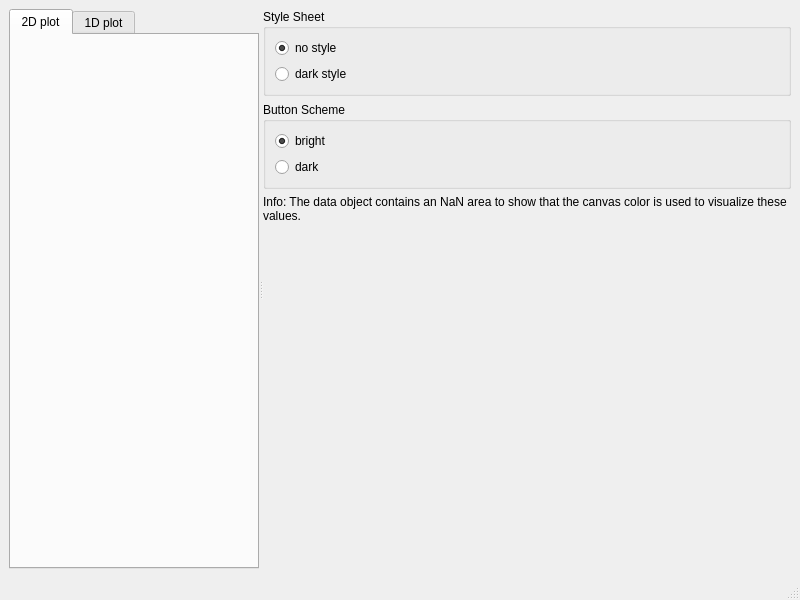
<?xml version="1.0" encoding="UTF-8"?>
<ui version="4.0">
 <class>MainWindow</class>
 <widget class="QMainWindow" name="MainWindow">
  <property name="geometry">
   <rect>
    <x>0</x>
    <y>0</y>
    <width>800</width>
    <height>600</height>
   </rect>
  </property>
  <property name="windowTitle">
   <string>Style Sheet Demo</string>
  </property>
  <widget class="QWidget" name="centralwidget">
   <layout class="QVBoxLayout" name="verticalLayout_3">
    <item>
     <widget class="QSplitter" name="splitter">
      <property name="orientation">
       <enum>Qt::Horizontal</enum>
      </property>
      <widget class="QTabWidget" name="tabWidget">
       <property name="currentIndex">
        <number>0</number>
       </property>
       <widget class="QWidget" name="tab">
        <attribute name="title">
         <string>2D plot</string>
        </attribute>
        <layout class="QHBoxLayout" name="horizontalLayout">
         <item>
          <widget class="Itom2dQwtPlot" name="plot2d">
           <property name="buttonSet">
            <enum>ItomQwtDObjFigure::StyleBright</enum>
           </property>
          </widget>
         </item>
        </layout>
       </widget>
       <widget class="QWidget" name="tab_2">
        <attribute name="title">
         <string>1D plot</string>
        </attribute>
        <layout class="QHBoxLayout" name="horizontalLayout_2">
         <item>
          <widget class="Itom1DQwtPlot" name="plot1d"/>
         </item>
        </layout>
       </widget>
      </widget>
      <widget class="QWidget" name="layoutWidget">
       <layout class="QVBoxLayout" name="verticalLayout_2">
        <item>
         <widget class="QGroupBox" name="groupBox">
          <property name="title">
           <string>Style Sheet</string>
          </property>
          <layout class="QVBoxLayout" name="verticalLayout">
           <item>
            <widget class="QRadioButton" name="radioNoStyle">
             <property name="text">
              <string>no style</string>
             </property>
             <property name="checked">
              <bool>true</bool>
             </property>
            </widget>
           </item>
           <item>
            <widget class="QRadioButton" name="radioDarkStyle">
             <property name="text">
              <string>dark style</string>
             </property>
            </widget>
           </item>
          </layout>
         </widget>
        </item>
        <item>
         <widget class="QGroupBox" name="groupBox_2">
          <property name="title">
           <string>Button Scheme</string>
          </property>
          <layout class="QVBoxLayout" name="verticalLayout_4">
           <item>
            <widget class="QRadioButton" name="radioButtonBright">
             <property name="text">
              <string>bright</string>
             </property>
             <property name="checked">
              <bool>true</bool>
             </property>
            </widget>
           </item>
           <item>
            <widget class="QRadioButton" name="radioButtonDark">
             <property name="text">
              <string>dark</string>
             </property>
            </widget>
           </item>
          </layout>
         </widget>
        </item>
        <item>
         <widget class="QLabel" name="label">
          <property name="text">
           <string>Info: The data object contains an NaN area to show that the canvas color is used to visualize these values.</string>
          </property>
          <property name="wordWrap">
           <bool>true</bool>
          </property>
         </widget>
        </item>
        <item>
         <spacer name="verticalSpacer">
          <property name="orientation">
           <enum>Qt::Vertical</enum>
          </property>
          <property name="sizeHint" stdset="0">
           <size>
            <width>20</width>
            <height>40</height>
           </size>
          </property>
         </spacer>
        </item>
       </layout>
      </widget>
     </widget>
    </item>
   </layout>
  </widget>
  <widget class="QMenuBar" name="menubar">
   <property name="geometry">
    <rect>
     <x>0</x>
     <y>0</y>
     <width>800</width>
     <height>21</height>
    </rect>
   </property>
  </widget>
  <widget class="QStatusBar" name="statusbar"/>
 </widget>
 <customwidgets>
  <customwidget>
   <class>Itom1DQwtPlot</class>
   <extends>QMainWindow</extends>
   <header>itom1DQwtPlot.h</header>
  </customwidget>
  <customwidget>
   <class>Itom2dQwtPlot</class>
   <extends>QMainWindow</extends>
   <header>itom2dqwtplot.h</header>
  </customwidget>
 </customwidgets>
 <resources/>
 <connections/>
</ui>
